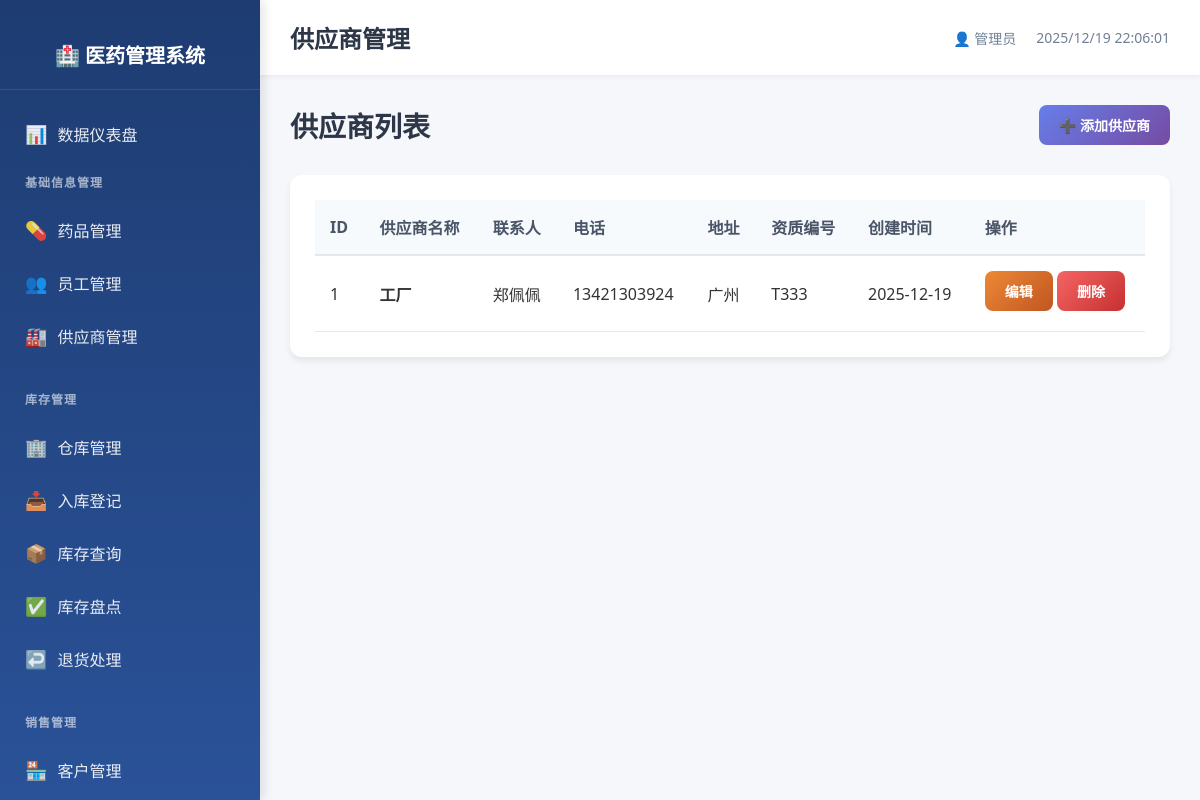
/basic/suppliers, run on an earlier commit of the app's database.
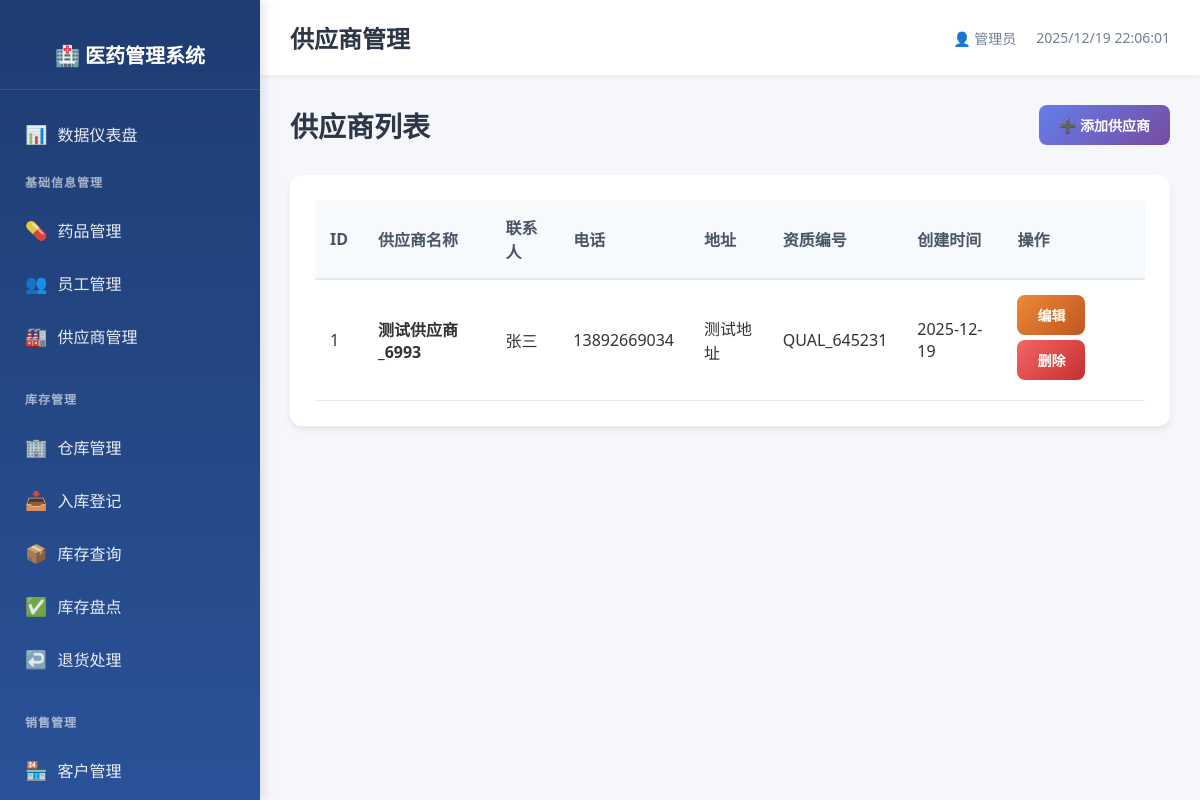
And on a later commit of the database.
### models.py (models this page shows)
class SupplierInfo(db.Model):
    __tablename__ = 'supplier_info'
    supplier_id = db.Column(db.Integer, primary_key=True, autoincrement=True)
    name = db.Column(db.String(100), nullable=False, unique=True, index=True)
    contact = db.Column(db.String(100))
    phone = db.Column(db.String(20), unique=True, index=True)
    address = db.Column(db.String(200))
    qualification_no = db.Column(db.String(100), unique=True, index=True)
    create_time = db.Column(db.DateTime, default=datetime.now, nullable=False)
    update_time = db.Column(db.DateTime, default=datetime.now, onupdate=datetime.now, nullable=False)

### routes/basic_info.py (the view)
@basic_bp.route('/suppliers')
def supplier_list():
    suppliers = SupplierInfo.query.all()
    return render_template('basic/supplier_list.html', suppliers=suppliers)

### templates/basic/supplier_list.html (shortened to what this page needs)
{% extends "base.html" %}
{% block page_title %}供应商管理{% endblock %}
{% block content %}
<div class="page-header">
    <h2>供应商列表</h2>
    <a href="{{ url_for('basic.supplier_add') }}" class="btn btn-primary">
        ➕ 添加供应商
    </a>
</div>
<div class="table-card">
    <table class="data-table">
        <thead>
            <tr>
                <th>ID</th>
                <th>供应商名称</th>
                <th>联系人</th>
                <th>电话</th>
                <th>地址</th>
                <th>资质编号</th>
                <th>创建时间</th>
                <th>操作</th>
            </tr>
        </thead>
        <tbody>
            {% for supplier in suppliers %}
            <tr>
                <td>{{ supplier.supplier_id }}</td>
                <td><strong>{{ supplier.name }}</strong></td>
                <td>{{ supplier.contact or '-' }}</td>
                <td>{{ supplier.phone or '-' }}</td>
                <td>{{ supplier.address or '-' }}</td>
                <td>{{ supplier.qualification_no or '-' }}</td>
                <td>{{ supplier.create_time.strftime('%Y-%m-%d') if supplier.create_time else '-' }}</td>
                <td>
                    <a href="{{ url_for('basic.supplier_edit', supplier_id=supplier.supplier_id) }}" class="btn btn-sm btn-warning">编辑</a>
                    <a href="{{ url_for('basic.supplier_delete', supplier_id=supplier.supplier_id) }}"
                       class="btn btn-sm btn-danger"
                       onclick="return confirm('确定要删除该供应商吗？');">删除</a>
                </td>
            </tr>
            {% endfor %}
        </tbody>
    </table>
</div>
{% endblock %}

What changed in the data, as far as the page shows it:
changed SupplierInfo id 1: name "工厂" → "测试供应商_6993"; contact "郑佩佩" → "张三"; phone "13421303924" → "13892669034"; address "广州" → "测试地址"; qualification_no "T333" → "QUAL_645231"
